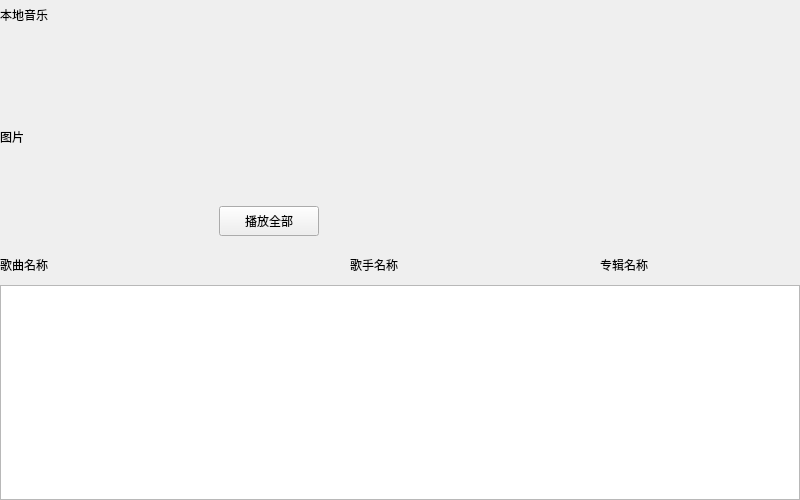
<?xml version="1.0" encoding="UTF-8"?>
<ui version="4.0">
 <class>CommonPage</class>
 <widget class="QWidget" name="CommonPage">
  <property name="geometry">
   <rect>
    <x>0</x>
    <y>0</y>
    <width>800</width>
    <height>500</height>
   </rect>
  </property>
  <property name="windowTitle">
   <string>Form</string>
  </property>
  <layout class="QVBoxLayout" name="verticalLayout">
   <property name="spacing">
    <number>0</number>
   </property>
   <property name="leftMargin">
    <number>0</number>
   </property>
   <property name="topMargin">
    <number>0</number>
   </property>
   <property name="rightMargin">
    <number>0</number>
   </property>
   <property name="bottomMargin">
    <number>0</number>
   </property>
   <item>
    <widget class="QLabel" name="pageTitle">
     <property name="minimumSize">
      <size>
       <width>0</width>
       <height>30</height>
      </size>
     </property>
     <property name="maximumSize">
      <size>
       <width>122</width>
       <height>30</height>
      </size>
     </property>
     <property name="text">
      <string>本地音乐</string>
     </property>
    </widget>
   </item>
   <item>
    <widget class="QWidget" name="musicPlayBox" native="true">
     <property name="minimumSize">
      <size>
       <width>0</width>
       <height>150</height>
      </size>
     </property>
     <layout class="QHBoxLayout" name="horizontalLayout">
      <property name="spacing">
       <number>0</number>
      </property>
      <property name="leftMargin">
       <number>0</number>
      </property>
      <property name="topMargin">
       <number>0</number>
      </property>
      <property name="rightMargin">
       <number>0</number>
      </property>
      <property name="bottomMargin">
       <number>0</number>
      </property>
      <item>
       <widget class="QLabel" name="musicImage">
        <property name="minimumSize">
         <size>
          <width>210</width>
          <height>210</height>
         </size>
        </property>
        <property name="maximumSize">
         <size>
          <width>210</width>
          <height>210</height>
         </size>
        </property>
        <property name="text">
         <string>图片</string>
        </property>
       </widget>
      </item>
      <item>
       <widget class="QWidget" name="playBox" native="true">
        <property name="minimumSize">
         <size>
          <width>120</width>
          <height>0</height>
         </size>
        </property>
        <property name="maximumSize">
         <size>
          <width>120</width>
          <height>16777215</height>
         </size>
        </property>
        <layout class="QVBoxLayout" name="verticalLayout_2">
         <item>
          <spacer name="verticalSpacer">
           <property name="orientation">
            <enum>Qt::Orientation::Vertical</enum>
           </property>
           <property name="sizeHint" stdset="0">
            <size>
             <width>20</width>
             <height>158</height>
            </size>
           </property>
          </spacer>
         </item>
         <item>
          <widget class="QPushButton" name="playBtn">
           <property name="minimumSize">
            <size>
             <width>100</width>
             <height>30</height>
            </size>
           </property>
           <property name="maximumSize">
            <size>
             <width>100</width>
             <height>30</height>
            </size>
           </property>
           <property name="text">
            <string>播放全部</string>
           </property>
          </widget>
         </item>
        </layout>
       </widget>
      </item>
      <item>
       <spacer name="horizontalSpacer">
        <property name="orientation">
         <enum>Qt::Orientation::Horizontal</enum>
        </property>
        <property name="sizeHint" stdset="0">
         <size>
          <width>461</width>
          <height>20</height>
         </size>
        </property>
       </spacer>
      </item>
     </layout>
    </widget>
   </item>
   <item>
    <widget class="QWidget" name="listLabelBox" native="true">
     <property name="minimumSize">
      <size>
       <width>0</width>
       <height>40</height>
      </size>
     </property>
     <property name="maximumSize">
      <size>
       <width>16777215</width>
       <height>40</height>
      </size>
     </property>
     <layout class="QHBoxLayout" name="horizontalLayout_2">
      <property name="spacing">
       <number>0</number>
      </property>
      <property name="leftMargin">
       <number>0</number>
      </property>
      <property name="topMargin">
       <number>0</number>
      </property>
      <property name="rightMargin">
       <number>0</number>
      </property>
      <property name="bottomMargin">
       <number>0</number>
      </property>
      <item>
       <widget class="QLabel" name="musicName">
        <property name="minimumSize">
         <size>
          <width>350</width>
          <height>0</height>
         </size>
        </property>
        <property name="maximumSize">
         <size>
          <width>350</width>
          <height>16777215</height>
         </size>
        </property>
        <property name="text">
         <string>歌曲名称</string>
        </property>
       </widget>
      </item>
      <item>
       <widget class="QLabel" name="singer">
        <property name="minimumSize">
         <size>
          <width>250</width>
          <height>0</height>
         </size>
        </property>
        <property name="maximumSize">
         <size>
          <width>250</width>
          <height>16777215</height>
         </size>
        </property>
        <property name="text">
         <string>歌手名称</string>
        </property>
       </widget>
      </item>
      <item>
       <widget class="QLabel" name="musicAlbum">
        <property name="minimumSize">
         <size>
          <width>200</width>
          <height>0</height>
         </size>
        </property>
        <property name="maximumSize">
         <size>
          <width>200</width>
          <height>16777215</height>
         </size>
        </property>
        <property name="text">
         <string>专辑名称</string>
        </property>
       </widget>
      </item>
     </layout>
    </widget>
   </item>
   <item>
    <widget class="QListWidget" name="musicList"/>
   </item>
  </layout>
 </widget>
 <resources/>
 <connections/>
</ui>
